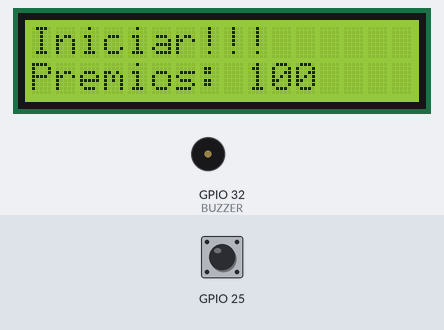
Bench run of a program on a simulated ESP32. On the bench: 16×2 character LCD, buzzer (waves = sounding). The inputs (shaded band) are chosen by the test bench; at power-on: GPIO 25 HIGH. EEPROM starts erased; what the program prints to the serial monitor is not drawn.

Above: at 1.2 s.
1.3 s: GPIO 25 driven LOW
At 2.09 s:
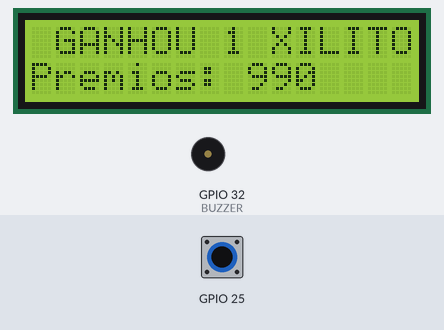
3.4 s: GPIO 25 driven HIGH
At 4.05 s:
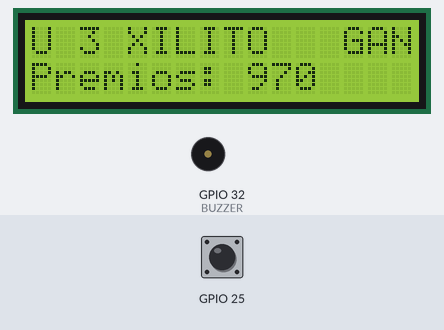
5.7 s: GPIO 25 driven LOW
At 6.33 s:
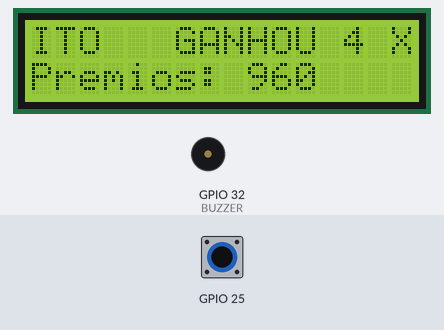
11.0 s: GPIO 25 driven HIGH
At 11.55 s:
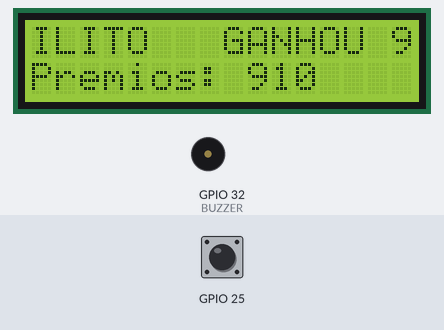
14.0 s: GPIO 25 driven LOW
At 14.81 s:
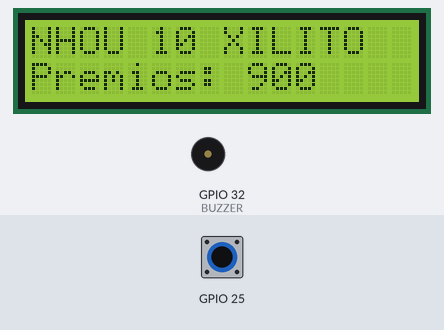
Timing chart, 0 to 23.9 s (numbered marks = the images above; inputs shaded):
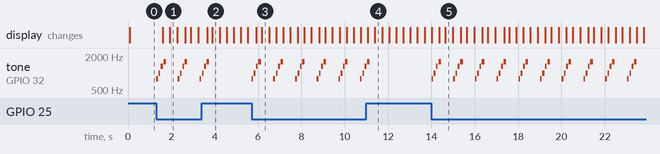

The program:

main.cpp
```cpp
#include <Arduino.h>
#include <string>
#include "freertos/FreeRTOS.h"
#include <Wire.h>
#include <LiquidCrystal_I2C.h>
#include <EEPROM.h>
#include <WiFi.h>
#include <esp_now.h>

LiquidCrystal_I2C lcd(0x27, 16, 2);

// Pinos
#define SENSOR1 25
#define SENSOR2 26
#define BUZZER 32

#define BUZZER_CHANNEL 0
#define TamEEPROM 64

typedef struct
{
  int PIN;
  int awardValue;
} SensorLDR;

SensorLDR s1 = {SENSOR1, 0};
SensorLDR s2 = {SENSOR2, 1};

uint8_t peerAddress[] = {
    0xD8, 0x13, 0x2A, 0x74, 0x28, 0xBC};

// quantidade de cada premio ganho
int quant1 = 0, quant2 = 0, quant3 = 0;
// Variável que mostra os prêmios ganhos pelo usuário
std::string stringDisplay;
// inicializando a quantidade restante de premios
int quantPremios = 0;
// cooldown leitura do sensor
TickType_t cooldownTicks = pdMS_TO_TICKS(1000);

SemaphoreHandle_t xStringDisplayMutex;

// Task que escreve a string que vai pro display
TaskHandle_t xEscreve;
// Task que controla o display
TaskHandle_t xDisplay;
// Task que toca a melodia
TaskHandle_t xBuzzer;

void vSensor(void *pvParameters);
void vEscreve(void *pvParameters);
void vDisplay(void *pvParameters);
void vBuzzer(void *pvParameters);

void OnDataRecv(const uint8_t *mac, const uint8_t *data, int len);

void setup()
{
  Serial.begin(9600);

  // MAC ARMA D8:13:2A:74:28:BC
  // MAC BARRACA D4:E9:F4:BC:8E:A4

  WiFi.mode(WIFI_STA);
  if (esp_now_init() != ESP_OK)
  {
    Serial.println("Erro ao iniciar ESP-NOW");
  }

  esp_now_peer_info_t peerInfo = {};
  memcpy(peerInfo.peer_addr, peerAddress, sizeof(peerAddress));
  peerInfo.channel = 0;
  peerInfo.encrypt = false;

  if (esp_now_add_peer(&peerInfo) != ESP_OK)
  {
    Serial.println("Erro ao adicionar peer");
  }

  esp_now_register_recv_cb(OnDataRecv);
  /*
   */
  ledcSetup(BUZZER_CHANNEL, 1000, 8);
  ledcAttachPin(BUZZER, BUZZER_CHANNEL);

  lcd.init();
  lcd.backlight();

  EEPROM.begin(TamEEPROM);
  quantPremios = EEPROM.readInt(0);

  // Na primeira inicialização o sistema

  if (quantPremios <= 0 || quantPremios > 100)
  {
    quantPremios = 100;
    EEPROM.writeInt(0, quantPremios);
    EEPROM.commit();
  }

  lcd.setCursor(0, 0);
  lcd.print("Iniciar!!!");

  lcd.setCursor(0, 1);
  lcd.print("Premios: " + String(quantPremios));

  Serial.println("Quantidade de prêmios inicializada: ");
  Serial.println(quantPremios);

  pinMode(s1.PIN, INPUT);
  // pinMode(s2.PIN, INPUT);

  xStringDisplayMutex = xSemaphoreCreateMutex();

  xTaskCreate(vSensor, "Sensor 1", 2048, &s1, 1, NULL);
  // xTaskCreate(vSensor,"Sensor 2", 2048, &s2, 1, NULL);
  xTaskCreate(vEscreve, "Escreve", 2048, NULL, 1, &xEscreve);
  xTaskCreate(vDisplay, "Display", 2048, NULL, 1, &xDisplay);
  xTaskCreate(vBuzzer, "Buzzer", 2048, NULL, 1, &xBuzzer);
}

void loop()
{
  // put your main code here, to run repeatedly:
}

void vSensor(void *pvParameters)
{
  SensorLDR *s = (SensorLDR *)pvParameters;

  TickType_t lastTriggerTick = 0;
  while (1)
  {
    if ((xTaskGetTickCount() - lastTriggerTick) > cooldownTicks)
    {
      if (digitalRead(s->PIN) == LOW)
      {
        lastTriggerTick = xTaskGetTickCount();
        xTaskNotify(xEscreve, s->awardValue, eSetValueWithOverwrite);
        xTaskNotifyGive(xBuzzer);
      }
    }
    vTaskDelay(pdMS_TO_TICKS(2));
  }
}

std::string StringBuffer(uint32_t valor)
{
  char temp[32];
  std::string buffer = "  GANHOU ";

  switch (valor)
  {
  case 0:
    quant1++;
    break;
  case 1:
    quant2++;
    break;
  case 2:
    quant3++;
    break;
  }

  if (quant1 + quant2 + quant3 == 3)
  {
    const char msg[] = "RECARREGAR";
    esp_err_t result = esp_now_send(
        peerAddress,
        (uint8_t *)msg,
        strlen(msg) + 1);

    if (result == ESP_OK)
      Serial.println("Mensagem RECARREGAR enviada");
    else
      Serial.println("Erro ao enviar RECARREGAR");
  }

  if (quant1 > 0)
  {
    snprintf(temp, sizeof(temp), "%d XILITO ", quant1);
    buffer += temp;
  }
  if (quant2 > 0)
  {
    snprintf(temp, sizeof(temp), "%d PIRULITO ", quant2);
    buffer += temp;
  }
  if (quant3 > 0)
  {
    snprintf(temp, sizeof(temp), "%d CHICLETE ", quant3);
    buffer += temp;
  }
  return buffer;
}

void vEscreve(void *pvParameters)
{
  uint32_t valor;
  while (1)
  {
    xTaskNotifyWait(0, 0, &valor, portMAX_DELAY);
    std::string buffer = StringBuffer(valor);
    xSemaphoreTake(xStringDisplayMutex, portMAX_DELAY);
    stringDisplay = buffer;
    stringDisplay += stringDisplay;
    xSemaphoreGive(xStringDisplayMutex);
    if (quantPremios > 0)
      quantPremios -= 1;
    EEPROM.writeInt(0, quantPremios);
    EEPROM.commit();

    vTaskDelay(pdMS_TO_TICKS(20));
  }
}

void vDisplay(void *pvParameters)
{
  std::string texto;
  int pos = 0;

  while (1)
  {
    xSemaphoreTake(xStringDisplayMutex, portMAX_DELAY);
    texto = stringDisplay;
    xSemaphoreGive(xStringDisplayMutex);

    if (texto.empty())
    {
      vTaskDelay(pdMS_TO_TICKS(300));
      continue;
    }

    lcd.setCursor(0, 0);
    lcd.print(texto.substr(pos, 16).c_str());
    pos++;
    lcd.setCursor(0, 1);
    lcd.print("Premios: " + String(quantPremios));
    if (pos == stringDisplay.size()/2)
      pos = 0;

    vTaskDelay(pdMS_TO_TICKS(300));
  }
}

void vBuzzer(void *pvParameters)
{

  const int melody[] = {
      784, 988, 1319, 1568};

  const int duration[] = {
      80, 80, 80, 120};

  while (1)
  {
    ulTaskNotifyTake(pdTRUE, portMAX_DELAY);

    for (int i = 0; i < 4; i++)
    {
      ledcWriteTone(BUZZER_CHANNEL, melody[i]);

      vTaskDelay(pdMS_TO_TICKS(duration[i]));

      ledcWriteTone(BUZZER_CHANNEL, 0);

      vTaskDelay(pdMS_TO_TICKS(25));
    }
  }
}

void OnDataRecv(const uint8_t *mac, const uint8_t *data, int len)
{
  if (strcmp((char *)data, "ACABOU_MUNICAO") == 0)
  {
    Serial.println("Acabou a munição da arma");
  }
}
```

Measured:
- after the input at 1.3 s, tone on GPIO 32 (BUZZER): silent → 784 Hz at once, then repeats every 1.0 s: silent 0.03 s, 988 Hz 0.08 s, silent 0.03 s, 1319 Hz 0.10 s, silent 0.03 s, 1568 Hz 0.12 s, silent 0.55 s, 784 Hz 0.08 s; the display: first changes after 0.31 s (image 1 shows a later state)
- after the input at 3.4 s, tone on GPIO 32 (BUZZER): goes on until 3.7 s, then stays silent
- after the input at 5.7 s, tone on GPIO 32 (BUZZER): silent → 784 Hz at once, then repeats every 1.0 s: silent 0.03 s, 988 Hz 0.08 s, silent 0.03 s, 1319 Hz 0.08 s, silent 0.03 s, 1568 Hz 0.12 s, silent 0.57 s, 784 Hz 0.08 s
- after the input at 11.0 s, tone on GPIO 32 (BUZZER): goes on until 11.1 s, then stays silent
- after the input at 14.0 s, tone on GPIO 32 (BUZZER): silent → 784 Hz at once, then repeats every 1.0 s: silent 0.03 s, 988 Hz 0.08 s, silent 0.03 s, 1319 Hz 0.08 s, silent 0.03 s, 1568 Hz 0.12 s, silent 0.56 s, 784 Hz 0.08 s
